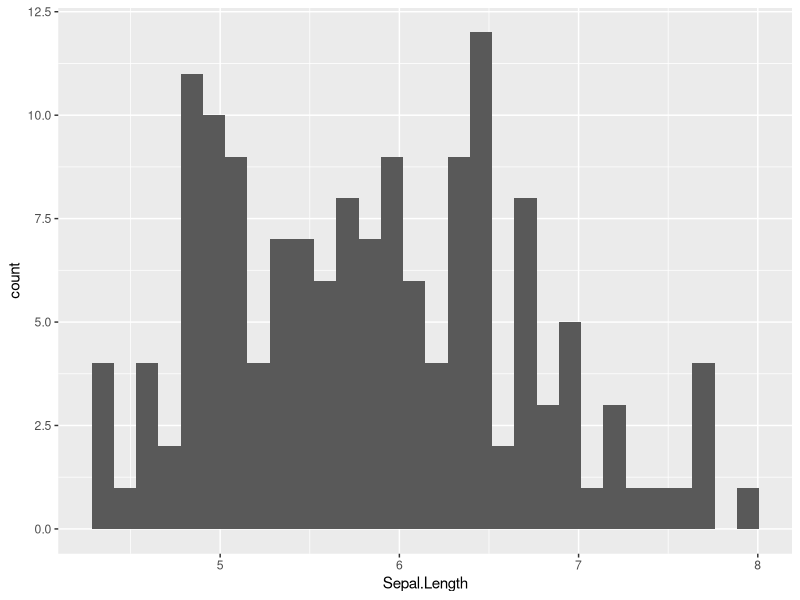
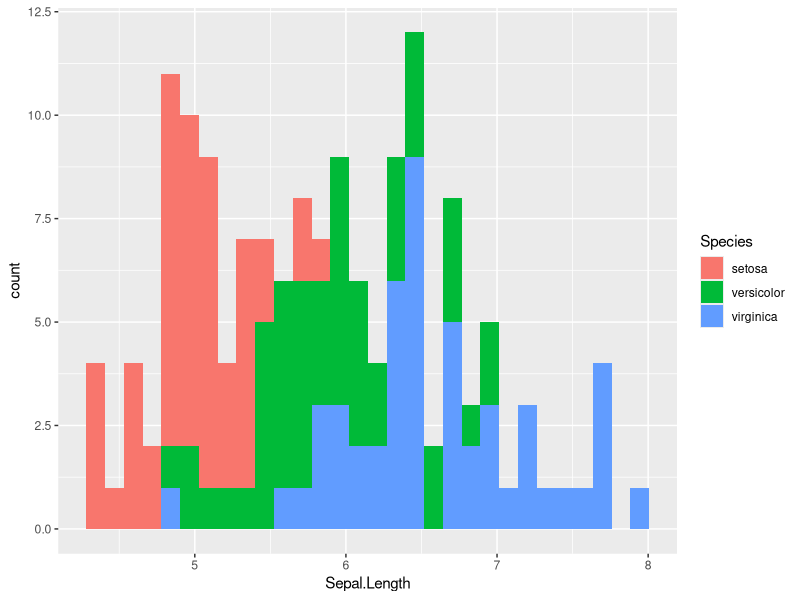
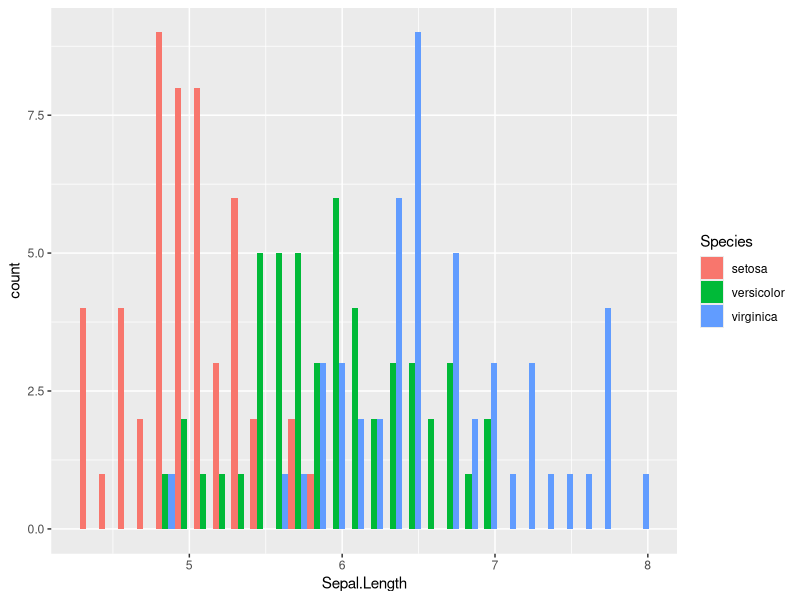
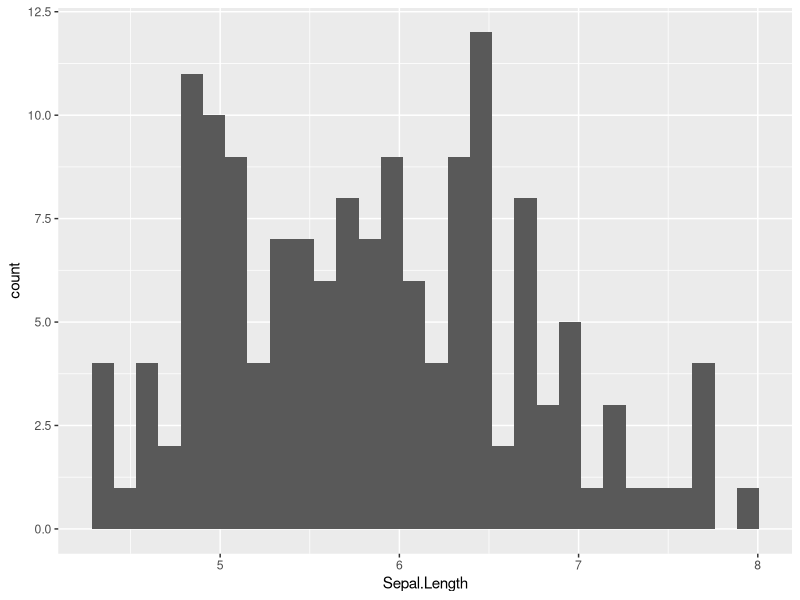
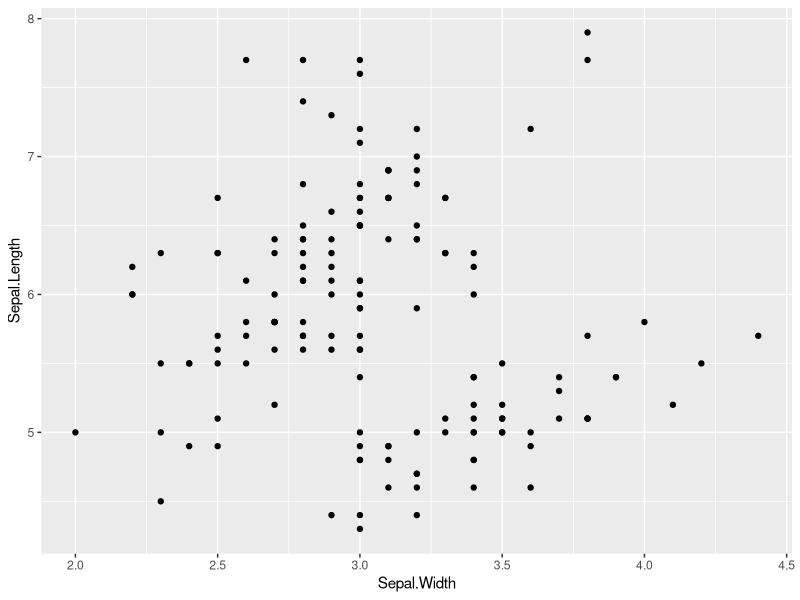
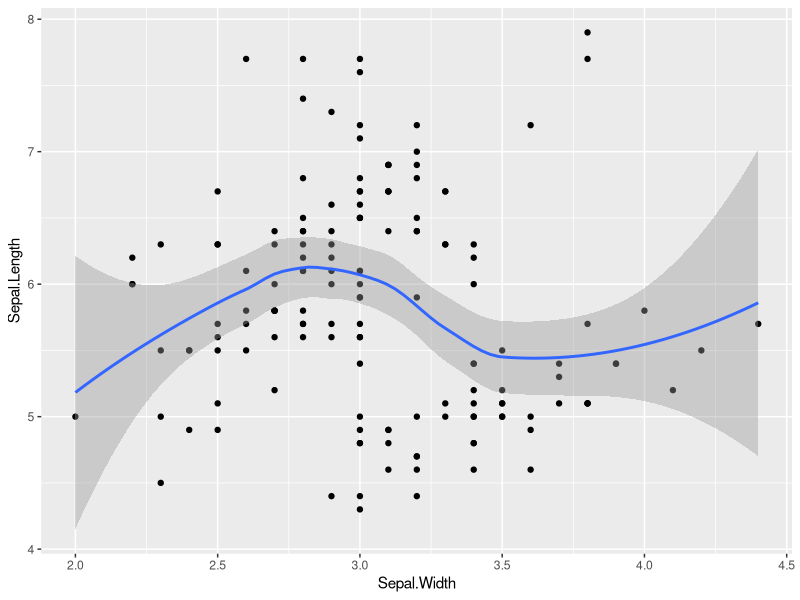
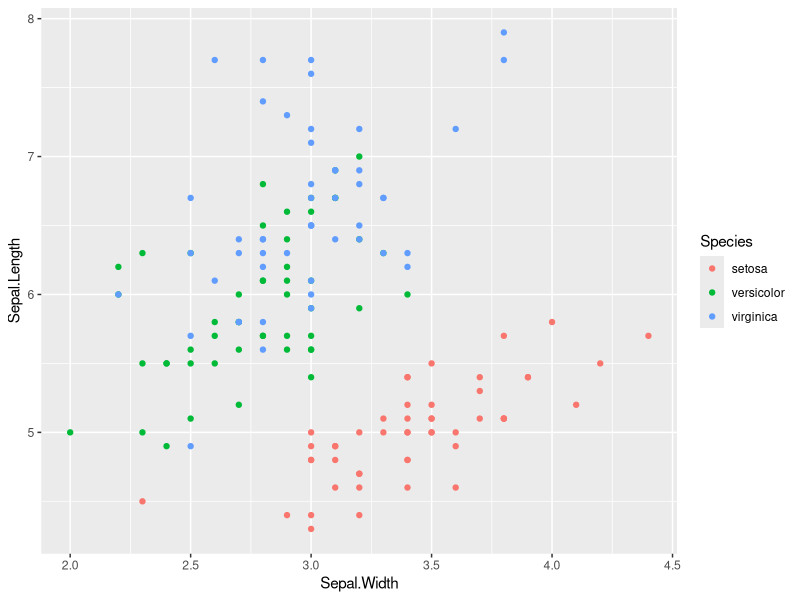
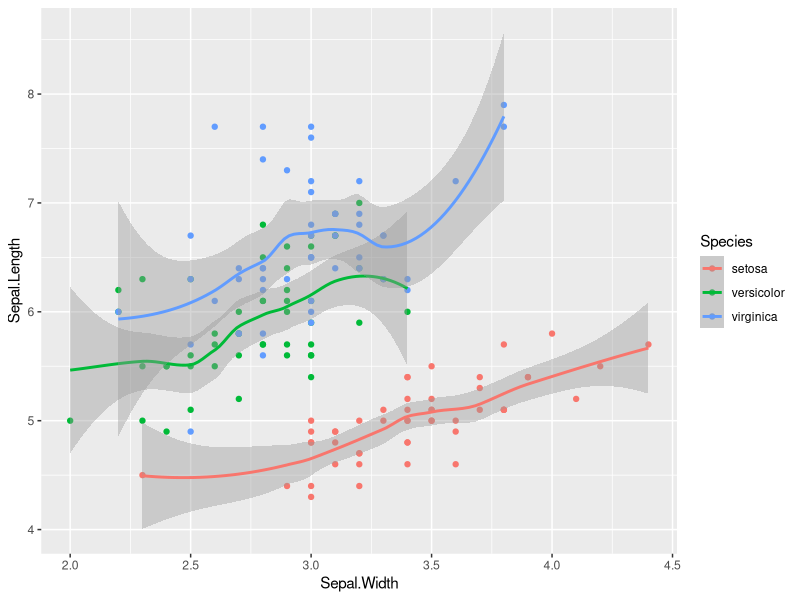

These charts were generated, in order, by the following R code:
# Basics----

iris # Built-in data set used for example

iris <- iris # Assign iris data set to the variable "iris"

str(iris) # The iris data set is stored in a dataframe data structure

iris$Sepal.Length # Each column of a dataframe is a vector

str(iris$Sepal.Length) # Vectors hold values of a single data type

numbers <- c(1, 2, 3, 4) # Create a numeric vector

summary(iris) # Statistical summary of iris data set



# Data visualization----

install.packages("ggplot2") # Install ggplot2 package (only need to do this once)

library(ggplot2) # Add the package to your active library (only active for the current R session)

# A basic histogram
ggplot(data = iris, aes(x = Sepal.Length)) +
  geom_histogram()


# Color-code by species
ggplot(data = iris, aes(x = Sepal.Length, fill = Species)) +
  geom_histogram()


# Unstack bars by species
ggplot(data = iris, aes(x = Sepal.Length, fill = Species)) +
  geom_histogram(position = "dodge")



# Make use of the %>% (pipe) operator from the dplyr package
install.packages("dplyr")
library(dplyr)

# Example:
iris %>%
  ggplot(aes(x = Sepal.Length)) +
  geom_histogram()



# Scatter plot----

# A basic scatter plot
iris %>%
  ggplot(aes(x = Sepal.Width, y = Sepal.Length)) +
  geom_point()


# Add a regression line
iris %>%
  ggplot(aes(x = Sepal.Width, y = Sepal.Length)) +
  geom_point() +
  geom_smooth()


# Points color-coded by species
iris %>%
  ggplot(aes(x = Sepal.Width, y = Sepal.Length, color = Species)) +
  geom_point()


# Seperate curves for each species
iris %>%
  ggplot(aes(x = Sepal.Width, y = Sepal.Length, color = Species)) +
  geom_point() +
  geom_smooth()



# Boxplot----

# Simple boxplot
iris %>%
  ggplot(aes(Sepal.Length)) +
  geom_boxplot()


# By species
iris %>%
  ggplot(aes(Sepal.Length, color = Species)) +
  geom_boxplot()



# Data Transformation----

install.packages("dplyr") # The dplyr package is great for transforming data

library(dplyr)


